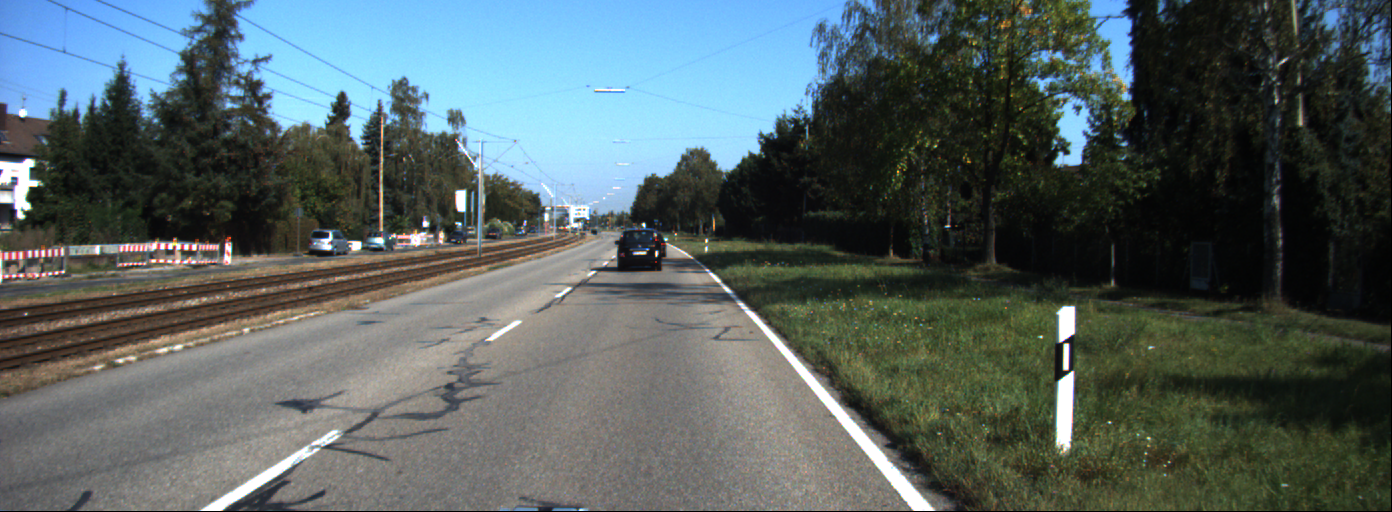
#> input picture data_1/data/0000000001.png, 1392 x 512 px, given in place of challenge_video.mp4, which was not available
$ python lane_detection.py data_1/data/0000000001.png
#> lines starting #> are read from the running program, lines starting #| are printed output that depends on the picture; after the words box and inside, x2 and y2 are one past the last pixel; in counts of white or black regions, pixels touching at a corner belong together; pictures that were not available may be replaced by others from this repository, and a replacement may not be noted
### video_handler.py
import cv2
from os import system

from typing_extensions import final

# This class handles simple image and video tasks
class VideoBuffer():
    def __init__(self, framerate = 100, scale_percent=100):
        self.frames = []
        self.framerate = framerate
        self.scale_percent = scale_percent

    # Write frames to feed and save video
    def save(self, video_name, isColor = False):
        shape = self.frames[0].shape
        size = (shape[1], shape[0])

        if video_name[-4:] != '.avi':
            video_name = video_name + '.avi'

        videowriter = cv2.VideoWriter(video_name, cv2.VideoWriter_fourcc(*'DIVX'), self.framerate, size, isColor)
        for f in self.frames:
            videowriter.write(f)
        videowriter.release()

class VideoHandler:
    def __init__(self, video_name, video_out_name, scale_percent=100, framerate=10) -> None:
        self.video_feed = cv2.VideoCapture(video_name)
        self.scale_percent = scale_percent

        _, frame = self.video_feed.read()
        self.video_feed.set(cv2.CAP_PROP_POS_FRAMES, 0)
        frame = self.resize_frame(frame, self.scale_percent)
        self.shape = frame.shape[:2]
        self.video_out_name = video_out_name
        self.framerate = framerate

    # [14 lines left out: function gen_video_frm_imgs, not called in this run]

    # Resizes each length image at a given percent. E.g. 200 will double each dimension and 50 will half it
    @staticmethod
    def resize_frame(frame, scale_percent=100):
        width = int(frame.shape[1] * scale_percent / 100)
        height = int(frame.shape[0] * scale_percent / 100)
        dim = (width, height)
        return cv2.resize(frame, dim, interpolation = cv2.INTER_AREA)

    # [7 lines left out: function get_frame_n, not called in this run]

    def get_img_shape(self):
        return self.shape

    def get_num_frames(self):
        return self.video_feed.get(cv2.CAP_PROP_FRAME_COUNT)

    def get_next_frame(self):
        ret, frame = self.video_feed.read()

        if not ret:
            return None, None

        frame = self.resize_frame(frame, self.scale_percent)
        return ret, frame

    def run(self, body):
        buffer = VideoBuffer(self.framerate, 50)
        wait = 1
        try:
            while True:
                ret, frame = self.get_next_frame()

                if not ret:
                    break

                frame_processed = body(frame)
                buffer.frames.append(frame_processed)

                k = cv2.waitKey(wait) & 0xff
                if k == ord('q'):
                    break
                elif k == ord('s'):
                    if wait == 0:
                        wait = 100
                    else:
                        wait = 0
        except KeyboardInterrupt:
            pass
        finally:
            buffer.save(self.video_out_name, True)

    def __del__(self):
        self.video_feed.release()

### lane_detection.py
#<=============================== Imports ===================================>#
import cv2
import sys
import numpy as np
from os import system
from video_handler import VideoHandler
from sklearn.linear_model import RANSACRegressor
from sklearn.preprocessing import PolynomialFeatures

#<=============================== LaneDetectionHandler Class Definition ===================================>#
class LaneDetectionHandler(VideoHandler):

    """
    Lane Detection Handler
    Parent: Video Handler

    args: (video name, output vid name, frame scale factor, cam cal matrix, cam distortion vector, lane output shape)

    Handles all processes for the lane detection (e.g. frame preprocessing, etc.) except for computer vision pipeline.
    """

    def __init__(self, video_name, video_out_name, scale_percent, K, D, lane_output_shape=None) -> None:
        super().__init__(video_name, video_out_name, scale_percent=scale_percent)
#> in __init__, frame is the input picture: shape (512, 1392, 3); mean B, G, R 96.7, 96.7, 84.3
        self.K = K
        self.D = D
        h,w = super().get_img_shape()

        if lane_output_shape == None:
            self.lane_output_shape = (int(.5*w),int(2.5*h/2))
        elif isinstance(lane_output_shape, tuple):
            self.lane_output_shape = (int(lane_output_shape[0]*w),int(lane_output_shape[1]*h))
        else:
            self.lane_output_shape = lane_output_shape

        self.ideal_cam_mat, _ = cv2.getOptimalNewCameraMatrix(self.K, self.D,(w,h), 1, (w,h))

    # Calculates the homography matrix
    def set_projective_transform(self, selected_corners, bounds_x, bounds_y):
#> called with bounds_x = (0.1, 0.5), bounds_y = (0, 1)
        h, w = self.lane_output_shape

        bounds_x = (int(bounds_x[0]*w), int(bounds_x[1]*w))
        bounds_y = (int(bounds_y[0]*h), int(bounds_y[1]*h))

        selected_corners = np.float32(selected_corners)
        birds_eye_corners = np.float32([[bounds_x[0],bounds_y[1]], [bounds_x[1], bounds_y[1]], [bounds_x[1], bounds_y[0]], [bounds_x[0], bounds_y[0]]])
        self.M = cv2.getPerspectiveTransform(selected_corners, birds_eye_corners)

    # Applies the homography matrix on a frame
    def apply_projective_transform(self, img):
        return cv2.warpPerspective(img, self.M, self.lane_output_shape)[::-1,:]

    # Undistorts an image based on its distortion parameters
    def undistort(self, img):
        return cv2.undistort(img, self.K, self.D, None, self.ideal_cam_mat)

    # Gets the nth frame
    def get_frame_n(self, frame_num):
        return self.undistort(super().get_frame_n(frame_num))

    # Gets the next frame in the video buffer
    def get_next_frame(self):
        ret, frame = super().get_next_frame()
        frame_cp = None
        try:
            frame = self.undistort(frame)
            frame_cp = frame.copy()
            frame = self.apply_projective_transform(frame)
            # frame = self.resize_frame(frame, 50)
        except TypeError:
            pass
        finally:
            return ret, (frame, frame_cp, self.M)

    # Runs program to select custom lane corners.
    # [67 lines left out: function get_lane_corners, not called in this run]

#<=============================== LaneDetection Class Definition ===================================>#
class LaneDetection:

    """
    Lane Detection Class

    args(desired number of y-lines to take from histogram, color threshold, approximate middle of the lane, whether or not there's grass)

    Computer vision/lane detection algorithm
    """

    def __init__(self, desired_maxes = 50, threshold=220, mid_per=.6, grass=False) -> None:
        self.approx_perp_dist = None
        self.desired_maxes = desired_maxes
        self.threshold = threshold
        self.mid_per = mid_per
        self.grass = grass

    def detect_lanes(self, frame_info):
        # Parse passed in parameters
        M = frame_info[-1]
        orig_frame = frame_info[1]
        frame = frame_info[0]

        h, w = frame.shape[:2]

        # Convert img to HSV
        frame_hsv = cv2.cvtColor(frame, cv2.COLOR_BGR2HSV)

        # Threshold img to get lane candidates
        frame_t_white = cv2.inRange(frame_hsv, (0, 0, self.threshold), (255, 255, 255))
        frame_t = None

        if not self.grass:
            frame_t_yellow = cv2.inRange(frame_hsv, (10, 50, 50), (50,255,200))
            frame_t = cv2.bitwise_or(frame_t_white, frame_t_yellow)
        else:
            frame_t = frame_t_white

        # cv2.imshow("frmae", frame)
        # cv2.imshow("thresh", frame_t)
        # cv2.waitKey(0)

        # Generate historgram of lane candidates among vertical lines
        white_px = np.argwhere(frame_t)
        unique, counts = np.unique(white_px[:,1], return_counts=True)
        arg_maxes = np.argsort(-counts, 0)

        # Select the desired_maxes vertical lines with the most lane candidates
        sorted_white_px_bool = np.isin(white_px[:, 1], unique[arg_maxes[:self.desired_maxes]])
        sorted_white_px = white_px[sorted_white_px_bool]

        # Differentiate between left lane pixels and right lane pixels
        right_sorted_white_px_bool = sorted_white_px[:,1] > self.mid_per*w
        left_sorted_white_px_bool = np.invert(right_sorted_white_px_bool)

        right_sorted_white_px = sorted_white_px[right_sorted_white_px_bool]
        left_sorted_white_px = sorted_white_px[left_sorted_white_px_bool]

        frame[right_sorted_white_px[:,0], right_sorted_white_px[:,1]] = [0,0,255]
        frame[left_sorted_white_px[:,0], left_sorted_white_px[:,1]] = [255,0,0]

        # Apply polynomial regression
        poly_ft = PolynomialFeatures(2)
        all_y = np.array(range(h))
        X_all_y = poly_ft.fit_transform(all_y.reshape(-1,1))

        right_avg_x = 5000
        left_avg_x = 5000

        try:
            # Run parabolic RANSAC estimator on right side pixels
            right_poly = poly_ft.fit_transform(right_sorted_white_px[:, 0].reshape(-1,1))
            right_fit = RANSACRegressor(residual_threshold=5).fit(right_poly, right_sorted_white_px[:, 1])
            right_predict = right_fit.predict(X_all_y)
            right_predict = np.round(right_predict).astype(int, copy=False)
            right_avg_x = np.mean(right_predict)
        except ValueError:
            pass

        try:
            # Run parabolic RANSAC estimator on left side pixels
            left_poly = poly_ft.fit_transform(left_sorted_white_px[:, 0].reshape(-1,1))
            left_fit = RANSACRegressor(residual_threshold=5).fit(left_poly, left_sorted_white_px[:, 1])
            left_predict = left_fit.predict(X_all_y)
            left_predict = np.round(left_predict).astype(int, copy=False)
            left_avg_x = np.mean(left_predict)
        except ValueError:
            pass

        # To ensure that car doesn't follow false lane estimation, threshold the distance between 2 lanes.
        dist = abs(left_avg_x - right_avg_x)
        if self.approx_perp_dist == None:
            self.approx_perp_dist = dist

        text = "Cannot Detect Lanes"
        text_x = w//2-170
        if abs(dist - self.approx_perp_dist) < 80:
            left_worked = False
            right_worked = False

            # Color lane pixels
            try:
                frame[all_y, right_predict] = [0,0,255]
                right_worked = True
            except IndexError:
                pass

            try:
                frame[all_y, left_predict] = [255,0,0]
                left_worked = True
            except IndexError:
                pass

            if left_worked and right_worked:
                # Estimate lane center
                left_right = np.vstack((left_predict, right_predict))
                center_predict = np.mean(left_right, axis=0).astype(np.uint16, copy=False)

                # Determine text
                text_x = w//2-40
                curve = int(center_predict[0]) - int(center_predict[h//2])
                if abs(curve) < 20:
                    text = "Going straight"
                elif curve > 0:
                    text = "Turning right"
                else:
                    text = "Turning left"

                # Backpropogation onto image
                prev_arrow = False
                arr_res = 10

                inv_M = np.linalg.pinv(M)
                start = 5

                overlay = np.zeros_like(frame)
                frame = cv2.UMat(frame)

                partial_h = h//4
                pts_ls = [[[left_predict[0], 0],
                           [left_predict[partial_h], partial_h],
                           [left_predict[h-1], h-1],
                           [right_predict[h-1], h-1],
                           [right_predict[partial_h], partial_h],
                           [right_predict[0], 0]]]

                # Polygon
                pts = np.array(pts_ls, dtype=np.int32)
                cv2.fillPoly(overlay, np.array(pts_ls, dtype=np.int32), (255,255,0))
                frame = cv2.addWeighted(overlay, .2, frame, 1 - .2, 0)

                overlay2 = np.zeros_like(orig_frame)
                pts = cv2.perspectiveTransform(np.array(pts_ls, dtype=np.float32), inv_M).astype(np.int32, copy=False)
                cv2.fillPoly(overlay2, pts, (255,255,0))
                orig_frame = cv2.addWeighted(overlay2, .2, orig_frame, 1 - .2, 0)

                # Arrows
                for arrow_ind in range(20):
                    if start + arr_res >= h:
                        break
                    if not prev_arrow:
                        cv2.arrowedLine(frame, (center_predict[start+arr_res], start+arr_res), (center_predict[start], start), (0,255,0), 5, tipLength=.5)
                        pts_c = cv2.perspectiveTransform(np.array([[[center_predict[start+arr_res], start+arr_res]],
                                                                   [[center_predict[start], start]]], dtype=np.float32), inv_M)
                        pts_c = np.array(np.round(pts_c), dtype=int)

                        cv2.arrowedLine(orig_frame, tuple(np.round(pts_c[1][0])), tuple(np.round(pts_c[0][0])), (0,255,0), 5, tipLength=.5)
                        start += arr_res
                        arr_res += 10
                    else:
                        start += 10
                    prev_arrow = not prev_arrow

        # Text
        cv2.putText(orig_frame, text, (text_x, 150), cv2.FONT_HERSHEY_SIMPLEX, 3, (150, 0, 150), 2)
        cv2.imshow("lane", frame)
        return orig_frame

#<=============================== Main ===================================>#
if __name__ == "__main__":
    # system('cls')

    # Run easier video, vid1
    if len(sys.argv) == 1:
        print("Starting the vid1 lane detection.")

        vid_name = 'data_1/data_vid1.avi'
        video_out_name = 'data_vid1_lanes'
        D = np.array([-3.639558e-01, 1.788651e-01, 6.029694e-04, -3.922424e-04, -5.382460e-02])
        K = np.array([[9.037596e+02, 0.000000e+00, 6.957519e+02],
                    [0.000000e+00, 9.019653e+02, 2.242509e+02],
                    [0.000000e+00, 0.000000e+00, 1.000000e+00]])
        selected_corners = [(647, 246), (692, 246), (798, 421), (388, 421)]
        lane_output_shape = (.6, 2.5/2)
        bounds_x = (.5, .95)
        bounds_y = (0, 1.5)
        desired_maxes = 80
        threshold = 220
        mid_per = .6
        grass = True

        lane_detector = LaneDetection(desired_maxes, threshold, mid_per, grass)
        handle = LaneDetectionHandler(vid_name, video_out_name, 100, K, D, lane_output_shape=lane_output_shape)
        handle.set_projective_transform(selected_corners, bounds_x, bounds_y)

        # [4 lines left out: function body, not called in this run]

        handle.run(body)

    elif len(sys.argv) == 2:
        # Run the define lane corners script
        if sys.argv[-1] == "def_lane_corners":
            vid_name = 'data_1/data_vid1.avi'
            video_out_name = 'data_vid1_lanes'
            D = np.array([-3.639558e-01, 1.788651e-01, 6.029694e-04, -3.922424e-04, -5.382460e-02])
            K = np.array([[9.037596e+02, 0.000000e+00, 6.957519e+02],
                        [0.000000e+00, 9.019653e+02, 2.242509e+02],
                        [0.000000e+00, 0.000000e+00, 1.000000e+00]])
            lane_output_shape = (.6, 2.5/2)
            handle = LaneDetectionHandler(vid_name, video_out_name, 100, K, D, lane_output_shape=lane_output_shape)

            # These two lines bring up a prompt that allows the user to pick coordinates for the corners
            handle.get_lane_corners(scale=100)
            # Note that these corners must be copy/pasted into the "selected_corners" var

        # Generate the video from images
        elif sys.argv[-1] == "gen_video":
            print("Generate video from images.")
            # This function takes all of the images and patches them into a video. It then saves the resulting video. Therefore,
            # this function must only be run if the video has not been generated yet
            vid_name = 'data_1/data_vid1.avi'
            VideoHandler.gen_video_frm_imgs(vid_name, 'data_1/data', 10, 302, '.png', 10)

        # Run the challenge video lane detection
        else:
            print("Starting the challenge video lane detection.")

            # Harder video
            vid_name = 'data_2/challenge_video.mp4'
            video_out_name = 'challenge_video_lanes'
            D = np.array([-2.42565104e-01, -4.77893070e-02, -1.31388084e-03, -8.79107779e-05, 2.20573263e-02])
            K = np.array([[1.15422732e+03, 0.00000000e+00, 6.71627794e+02],
                          [0.00000000e+00, 1.14818221e+03, 3.86046312e+02],
                          [0.00000000e+00, 0.00000000e+00, 1.00000000e+00]])
            selected_corners = [(657, 455), (713, 455), (963, 645), (381, 645)]
            lane_output_shape = (.3, .6)
            bounds_x = (.1, .50)
            bounds_y = (0, 1)
            desired_maxes = 140
            threshold = 175
            mid_per = .4
            grass = False

            lane_detector = LaneDetection(desired_maxes, threshold, mid_per, grass)
            handle = LaneDetectionHandler(vid_name, video_out_name, 100, K, D, lane_output_shape=lane_output_shape)
            handle.set_projective_transform(selected_corners, bounds_x, bounds_y)

            def body(frame):
                frame = lane_detector.detect_lanes(frame)
                cv2.imshow("img", frame)
                return frame

            handle.run(body)
#> in get_next_frame, `ret, frame = super().get_next_frame()`: ret = True
#> in undistort, `return cv2.undistort(img, self.K, self.D, None, self.ideal_cam_mat)`:
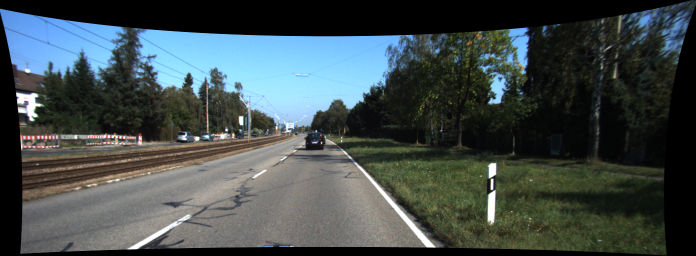
#> returned value: shape (512, 1392, 3) (shown at 1/2 size); mean of channels 0, 1, 2 76.3, 75.8, 65.6; drawn as B, G, R
#> in apply_projective_transform, `return cv2.warpPerspective(img, self.M, self.lane_output_shape)[::-1,:]`:
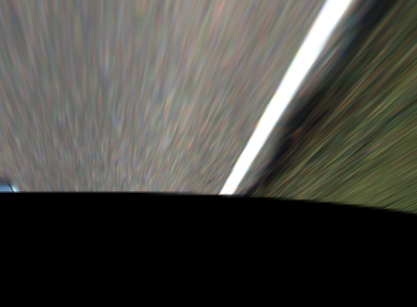
#> returned value: shape (307, 417, 3); mean of channels 0, 1, 2 66.5, 72.1, 72.9; drawn as B, G, R
#> in detect_lanes, `M = frame_info[-1]`: M = [[-0.102, -0.217, 164.7], [0, 0.102, -65.86], [0, -0.0023, 1]]
#> in detect_lanes, `frame_t_white = cv2.inRange(frame_hsv, (0, 0, self.threshold), (255, 2..`:
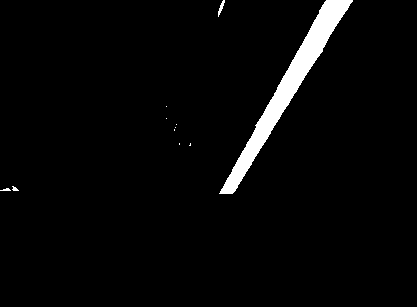
#> frame_t_white: shape (307, 417); 3.2% white; 11 white regions (7 under 20 px), largest, box (x1, y1, x2, y2) and area: (219, 0, 353, 194) 4010, (218, 0, 225, 17) 46, (12, 186, 19, 191) 21, (0, 188, 11, 191) 21
#> in detect_lanes, `frame_t_yellow = cv2.inRange(frame_hsv, (10, 50, 50), (50,255,200))`:
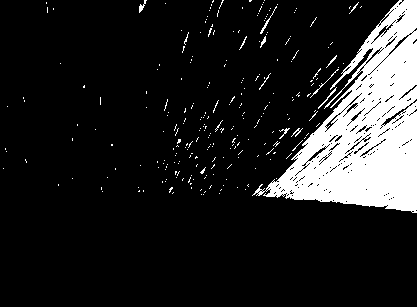
#> frame_t_yellow: shape (307, 417); 13.5% white; 255 white regions (243 under 20 px), largest, box (x1, y1, x2, y2) and area: (252, 0, 417, 213) 16177, (260, 6, 277, 34) 51, (310, 69, 339, 98) 47
#> in detect_lanes, `frame_t = cv2.bitwise_or(frame_t_white, frame_t_yellow)`:
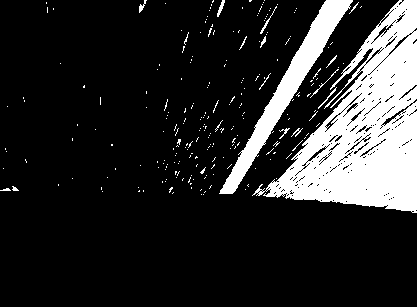
#> frame_t: shape (307, 417); 16.7% white; 236 white regions (220 under 20 px), largest, box (x1, y1, x2, y2) and area: (252, 0, 417, 213) 16177, (219, 0, 353, 194) 4049, (217, 0, 225, 17) 54
#> in detect_lanes, `white_px = np.argwhere(frame_t)`: white_px = 21347 pairs, first value 0 to 212, second value 0 to 416
#> in detect_lanes, `unique, counts = np.unique(white_px[:,1], return_counts=True)`: unique = 305 values from 0 to 416; counts = 305 values, max 207 at index 300, min 1 at index 0, mean 69.99
#> in detect_lanes, `arg_maxes = np.argsort(-counts, 0)`: arg_maxes = 305 values, max 304 at index 6, min 0 at index 303, mean 152
#> in detect_lanes, `sorted_white_px = white_px[sorted_white_px_bool]`: sorted_white_px = 18831 pairs, first value 0 to 212, second value 273 to 416
#> in detect_lanes, `right_sorted_white_px = sorted_white_px[right_sorted_white_px_bool]`: right_sorted_white_px has the same summary as sorted_white_px
#> in detect_lanes, `left_sorted_white_px = sorted_white_px[left_sorted_white_px_bool]`: left_sorted_white_px = empty array
#> in detect_lanes, `frame[right_sorted_white_px[:,0], right_sorted_white_px[:,1]] = [0,0,2..`:
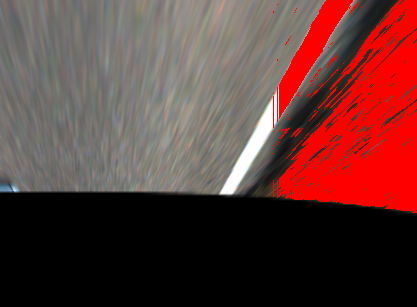
#> frame: shape (307, 417, 3); 14.71% of pixels changed, all inside (x1, y1, x2, y2) = (273, 0, 417, 213)
#> in detect_lanes, `right_predict = right_fit.predict(X_all_y)`: right_predict = 307 values, max 409.7 at index 0, min 270.1 at index 306, mean 360.8
#> in detect_lanes, `right_predict = np.round(right_predict).astype(int, copy=False)`: right_predict = 307 values, max 410 at index 0, min 270 at index 306, mean 360.8
#> in detect_lanes, `right_avg_x = np.mean(right_predict)`: right_avg_x = 360.8
#> in detect_lanes, `dist = abs(left_avg_x - right_avg_x)`: dist = 4639.2
#> in detect_lanes, `frame[all_y, right_predict] = [0,0,255]`:
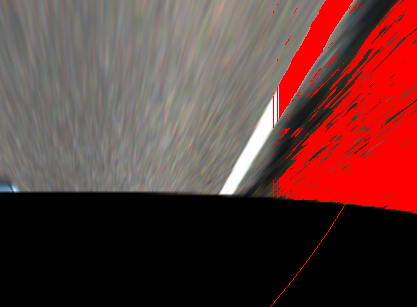
#> frame: shape (307, 417, 3); 0.09% of pixels changed, all inside (x1, y1, x2, y2) = (270, 36, 407, 307)
#> (the run stopped early here; a loop or call above may not have finished)
